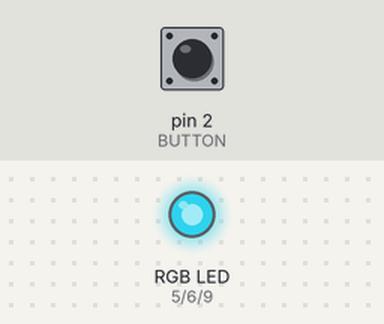
The sketch below on a simulated Arduino Uno, built with avr-gcc and run on an emulated ATmega328P. Parts: an RGB LED mixed from three pins (HIGH = lit). Inputs (shaded band) come from the test bench; at power-on: pin 2 (BUTTON) HIGH. Dim RGB values are drawn brighter than linear; random numbers use the default seed unless the sketch sets one.

Above: at 1.2 s.
1.3 s: pin 2 (BUTTON) pulled LOW for 0.15 s
2.9 s: pin 2 (BUTTON) pulled LOW for 1 s
At 3.4 s:
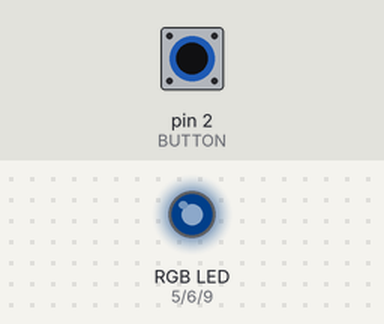
5.4 s: pin 2 (BUTTON) pulled LOW for 0.15 s
At 5.8 s:
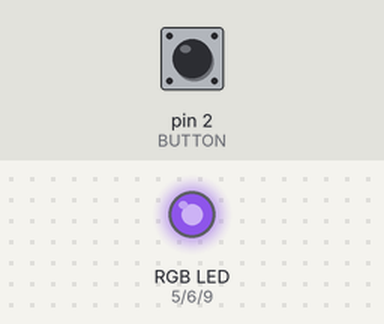
8.4 s: pin 2 (BUTTON) pulled LOW for 3.2 s
13.1 s: pin 2 (BUTTON) pulsed LOW 2 times (0.12 s each, 0.3 s apart)
At 13.8 s:
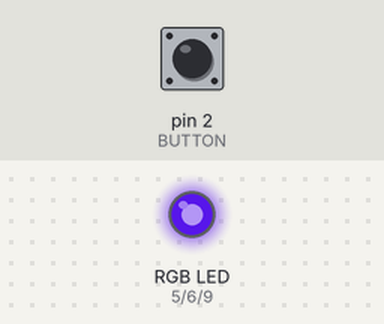
Timing chart, 0 to 28.9 s (numbered marks = the images above; inputs shaded):
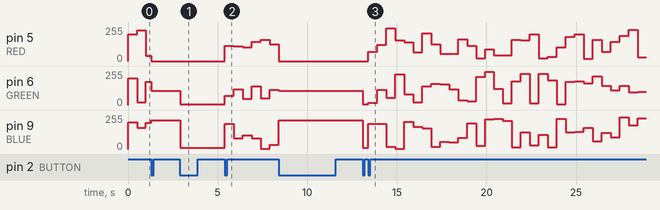

The sketch:

mood_lighting.ino
```cpp
#include <Bounce2.h>
Bounce debouncer1 = Bounce();
const int RED = 5;
const int GREEN = 6;
const int BLUE = 9;
const int BUTTON = 2;
int r = 200;
int g = 200;
int b = 200;
enum lightMode {party, meeting, study};
enum lightMode mode = party;
unsigned int lastCheck;

void setup() {
  Serial.begin(9600);
  pinMode(BUTTON, INPUT_PULLUP);
  debouncer1.attach(BUTTON);
  debouncer1.interval(5); // interval in ms
}

void loop() {
  debouncer1.update();
  int buttonValue = debouncer1.read();
  if (debouncer1.fell()) {
    mode = mode + 1;
    if (mode == 3)
      mode = 0;
  }
  switch (mode) {
    case party:
      if (millis() - lastCheck > 500) {
          r = random(0, 255);
          g = random(0, 255);
          b = random(0, 255);
        lastCheck = millis();
      }
      break;
    case meeting:
      r = 0;
      g = 108;
      b = 214;
      //RGB values taken from: http://planetpixelemporium.com/tutorialpages/light.html
      //According to some conflicting articles along with our own experience, warm light is best for meeting rooms.
      break;
    case study:
      r = 0;
      g = 5;
      b = 11;
      //According to some conflicting articles along with our own experience, cold light (4000-5000K) is most suitable for studying.
      break;
  }
  analogWrite(RED, r);
  analogWrite(GREEN, g);
  analogWrite(BLUE, b);
}
```

Measured:
- after the input at 2.9 s, pin 6 (GREEN): 108/255 → 5/255 at once; pin 9 (BLUE): 214/255 → 11/255 at once
- after the input at 5.4 s, pin 5 (RED): 0/255 → 114/255 at once, → 109/255 0.50 s later, → 102/255 0.50 s later, → 143/255 0.50 s later, … (6 changes in this stretch); pin 6 (GREEN): ramps from 47/255 to 142/255 and jumps back, once every 1.0 s
